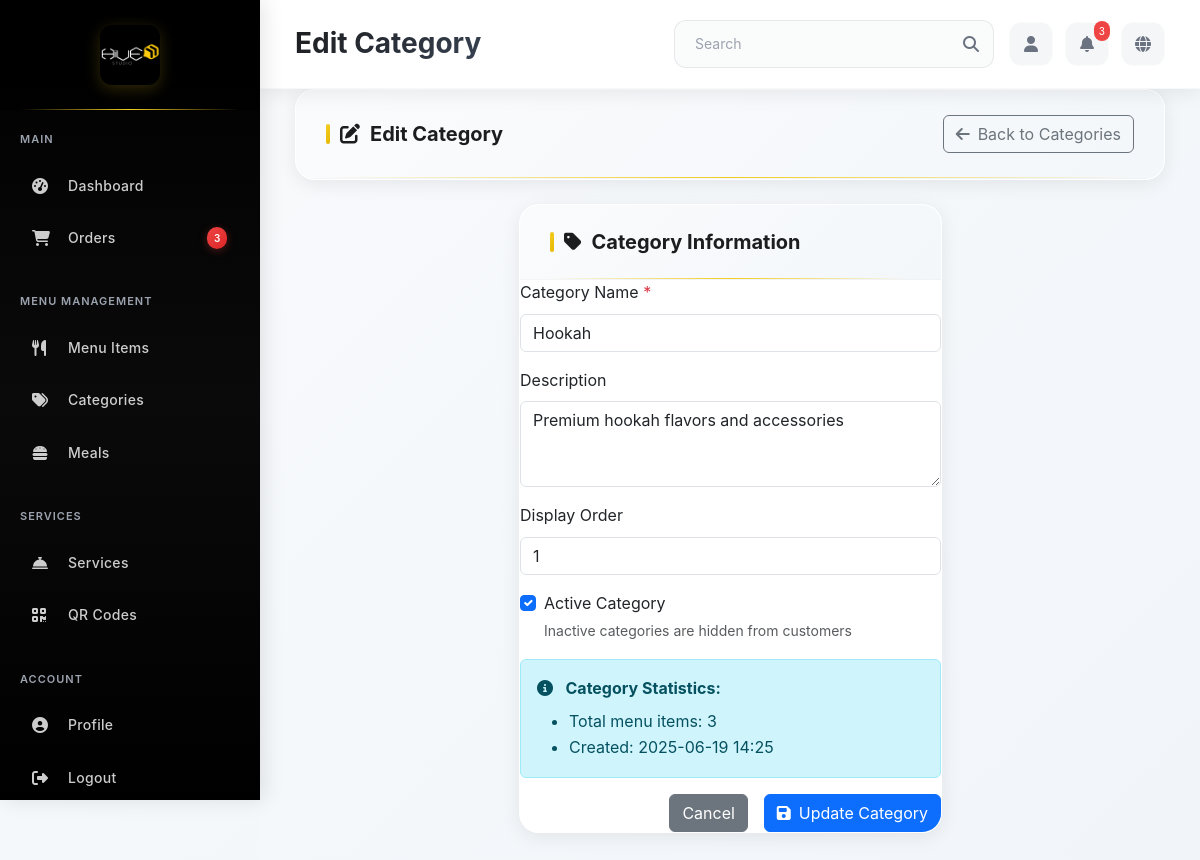
/admin/menu/categories/1/edit (signed in), run on an earlier commit of the app's database.
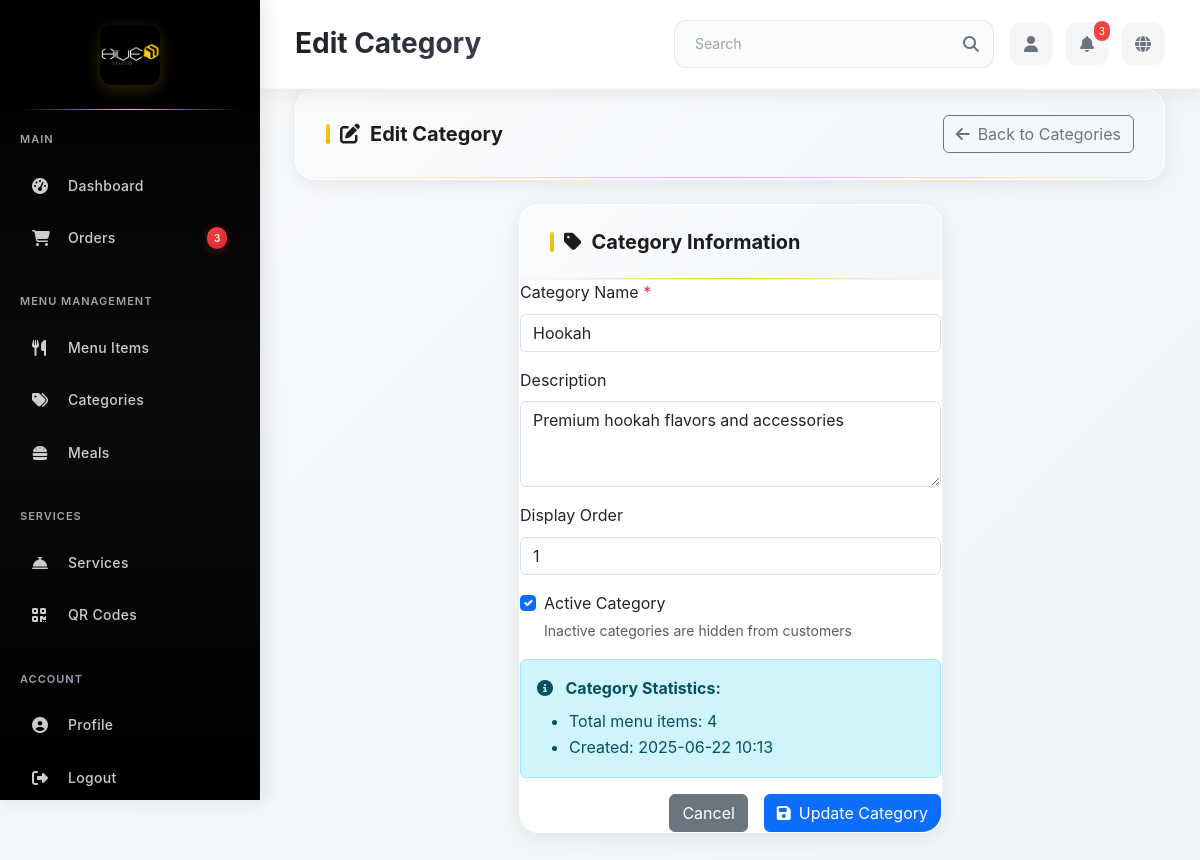
And on a later commit of the database.
### app/models.py (models this page shows, shortened)
class Category(db.Model):
    __tablename__ = 'categories'
    category_id = db.Column(db.Integer, primary_key=True)
    name = db.Column(db.String(100), nullable=False)
    description = db.Column(db.Text, nullable=True)
    display_order = db.Column(db.Integer, nullable=False, default=0)
    is_active = db.Column(db.Boolean, default=True)
    created_at = db.Column(db.DateTime, default=datetime.utcnow)
    menu_items = db.relationship('MenuItem', backref='category', lazy='dynamic')

### app/modules/admin/routes.py (the view, shortened to what this page needs)
@bp.route('/menu/categories/<int:category_id>/edit', methods=['GET', 'POST'])
@login_required
def edit_category(category_id):
    if not current_user.is_admin():
        return redirect(url_for('main.index'))
    category = Category.query.get_or_404(category_id)
    return render_template('edit_category.html', category=category)

### app/extensions.py (called while the page is built)
def init_extensions(app):
    db.init_app(app)
    login_manager.init_app(app)
    migrate.init_app(app, db)
    socketio.init_app(app, cors_allowed_origins="*")
    csrf.init_app(app)
    login_manager.login_view = 'auth.login'
    login_manager.login_message = 'Please log in to access this page.'
    login_manager.login_message_category = 'info'
    @login_manager.user_loader
    def load_user(user_id):
        from app.models import User
        return User.query.get(int(user_id))

### app/models.py (called while the page is built)
    def is_admin(self):
        return self.role == 'admin'

### app/modules/admin/templates/edit_category.html (shortened to what this page needs)
{% extends "base.html" %}
{% block page_title %}Edit Category{% endblock %}
{% block content %}
<div class="admin-card mb-4">
    <div class="card-header">
        <div class="d-flex justify-content-between align-items-center">
            <h2 class="card-title">
                <i class="fas fa-edit"></i>
                Edit Category
            </h2>
            <a href="{{ url_for('admin.category_management') }}" class="btn btn-outline-secondary">
                <i class="fas fa-arrow-left me-2"></i>Back to Categories
            </a>
        </div>
    </div>
</div>
<div class="row justify-content-center">
    <div class="col-md-8 col-lg-6">
        <div class="admin-card">
            <div class="card-header">
                <h3 class="card-title">
                    <i class="fas fa-tag"></i>
                    Category Information
                </h3>
            </div>
            <div class="card-body">
                    <form method="POST" enctype="multipart/form-data">
                        <div class="mb-3">
                            <label for="name" class="form-label">Category Name <span class="text-danger">*</span></label>
                            <input type="text" class="form-control" id="name" name="name" required
                                   value="{{ category.name }}" placeholder="e.g., Hookah, Drinks, Brunch">
                        </div>
                        <div class="mb-3">
                            <label for="description" class="form-label">Description</label>
                            <textarea class="form-control" id="description" name="description" rows="3"
                                      placeholder="Brief description of this category">{{ category.description or '' }}</textarea>
                        </div>
                        <div class="mb-3">
                            <label for="display_order" class="form-label">Display Order</label>
                            <input type="number" class="form-control" id="display_order" name="display_order"
                                   min="1" value="{{ category.display_order }}"
                                   placeholder="Order in which this category appears">
                        </div>
                        <div class="mb-3">
                            <div class="form-check">
                                <input class="form-check-input" type="checkbox" id="is_active" name="is_active"
                                       {% if category.is_active %}checked{% endif %}>
                                <label class="form-check-label" for="is_active">
                                    Active Category
                                </label>
                                <div class="form-text">Inactive categories are hidden from customers</div>
                            </div>
                        </div>
                        <div class="mb-3">
                            <div class="alert alert-info">
                                <i class="fas fa-info-circle me-2"></i>
                                <strong>Category Statistics:</strong>
                                <ul class="mb-0 mt-2">
                                    <li>Total menu items: {{ category.menu_items.count() }}</li>
                                    <li>Created: {{ category.created_at.strftime('%Y-%m-%d %H:%M') }}</li>
                                </ul>
                            </div>
                        </div>
                        <div class="d-grid gap-2 d-md-flex justify-content-md-end">
                            <a href="{{ url_for('admin.category_management') }}" class="btn btn-secondary me-md-2">
                                Cancel
                            </a>
                            <button type="submit" class="btn btn-primary">
                                <i class="fas fa-save me-2"></i>Update Category
                            </button>
                        </div>
                    </form>
                </div>
            </div>
        </div>
    </div>
</div>
{% endblock %}

What changed in the data, as far as the page shows it:
changed Category "Hookah": created_at "2025-06-19 14:25" → "2025-06-22 10:13"
Also different on the page:
{{ category.menu_items.count() }}: "3" → "4"
